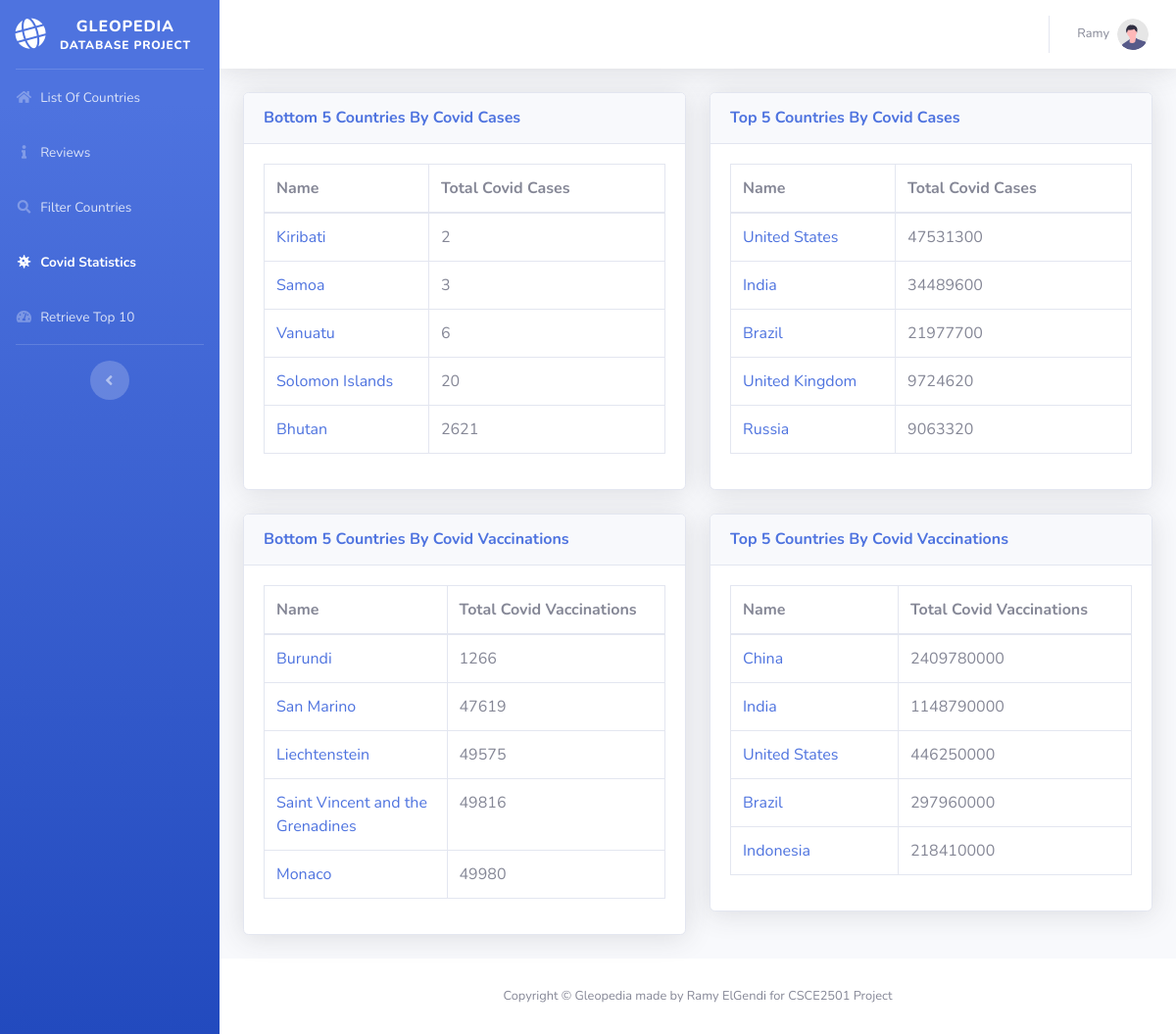
Page /Website/covid.php (signed in) on the committed database.
### tables this page shows
CREATE TABLE `Country` (
  `id` int NOT NULL,
  `Name` varchar(250) NOT NULL,
  `Population` float DEFAULT '0',
  `isDrivingSideRight` tinyint DEFAULT NULL,
  `CallingCode` varchar(6) DEFAULT NULL,
  `Timezone` varchar(250) DEFAULT NULL,
  `Continent` varchar(45) DEFAULT NULL,
  `Area` int DEFAULT NULL,
  `WaterPercentage` decimal(10,4) DEFAULT NULL,
  `Legislature` varchar(250) DEFAULT NULL,
  `HDI` decimal(19,4) DEFAULT NULL,
  `President_Monarch` int DEFAULT NULL,
  `PolCapital` int DEFAULT NULL,
  `GeoCapital` int DEFAULT NULL,
  `currency` varchar(45) DEFAULT NULL,
  `GDP_PPP` double DEFAULT NULL,
  `GDP_Nominal` double DEFAULT NULL,
  `Gini` decimal(19,4) DEFAULT NULL,
  `TotalCovidCases` float DEFAULT '0',
  `TotalCovidVaccinations` float DEFAULT '0'
);

### Website/covid.php (the view, shortened to what this page needs)
<?PHP
include_once "includes/config.php";
$sqltran1 = mysqli_query($link, "SELECT Co.id AS id, Co.Name AS CountryName,Co.TotalCovidCases, Co.TotalCovidVaccinations
FROM Country Co  WHERE Co.TotalCovidCases>1 ORDER BY Co.TotalCovidCases ASC LIMIT 5 ")or die(mysqli_error($link));
$sqltran2 = mysqli_query($link, "SELECT Co.id AS id, Co.Name AS CountryName,Co.TotalCovidCases, Co.TotalCovidVaccinations
FROM Country Co  WHERE Co.TotalCovidCases>1  ORDER BY Co.TotalCovidCases DESC LIMIT 5 ")or die(mysqli_error($link));
$sqltran3 = mysqli_query($link, "SELECT Co.id AS id, Co.Name AS CountryName,Co.TotalCovidCases, Co.TotalCovidVaccinations
FROM Country Co  WHERE Co.TotalCovidCases>1  ORDER BY Co.TotalCovidVaccinations ASC LIMIT 5 ")or die(mysqli_error($link));
$sqltran4 = mysqli_query($link, "SELECT Co.id AS id, Co.Name AS CountryName,Co.TotalCovidCases, Co.TotalCovidVaccinations
FROM Country Co  WHERE Co.TotalCovidCases>1  ORDER BY Co.TotalCovidVaccinations DESC LIMIT 5 ")or die(mysqli_error($link));
?>
<!DOCTYPE html>
<html lang="en">
<head>
    <link href="vendor/fontawesome-free/css/all.min.css" rel="stylesheet" type="text/css">
    <link href="css/sb-admin-2.min.css" rel="stylesheet">
    <link href="vendor/datatables/dataTables.bootstrap4.min.css" rel="stylesheet">
</head>
<body id="page-top">
    <div id="wrapper">
    <?php include_once "includes/sidemenu.php"?>
        <div id="content-wrapper" class="d-flex flex-column">
            <div id="content">
            <?php include_once "includes/topbar.php"?>
                <div class="container-fluid">
                    <div class="row">
                            <?php       if($sqltran1 != NULL){ ?>
                                <div class="col-xl-6 col-lg-6">
                            <div class="card shadow mb-4">
                                <div class="card-header py-3 d-flex flex-row align-items-center justify-content-between">
                                    <h6 class="m-0 font-weight-bold text-primary">Bottom 5 Countries By Covid Cases</h6>
                                </div>
                                <div class="card-body">
                                <div class="table-responsive">
                                    <table class="table table-bordered" id="" width="100%" cellspacing="0">
                                        <thead>
                                            <tr>
                                                <th style="width: 20%;">Name</th>
                                                <th style="width: 30%;">Total Covid Cases</th>
                                            </tr>
                                        </thead>
                                        <tbody>
                                        <?php
                                        while ($rowList = mysqli_fetch_array($sqltran1)) {
                                            $current_id = $rowList["id"];?>
                                            <tr>
                                            <td><a href="/Country.php?id=<?php echo $current_id ?>"><?php echo $rowList['CountryName'] ?></a></td>
                                                <td><?php echo $rowList['TotalCovidCases'] ?></td>
                                        <?php
                                    }
                                        ?>
                                        </tbody>
                                    </table>
                                    </div>
                                </div>
                            </div>
                                </div>
                            <?php } ?>
                            <?php       if($sqltran2 != NULL){ ?>
                                <div class="col-xl-6 col-lg-6">
                            <div class="card shadow mb-4">
                                <div class="card-header py-3 d-flex flex-row align-items-center justify-content-between">
                                    <h6 class="m-0 font-weight-bold text-primary">Top 5 Countries By Covid Cases</h6>
                                </div>
                                <div class="card-body">
                                <div class="table-responsive">
                                    <table class="table table-bordered" id="" width="100%" cellspacing="0">
                                        <thead>
                                            <tr>
                                                <th style="width: 20%;">Name</th>
                                                <th style="width: 30%;">Total Covid Cases</th>
                                            </tr>
                                        </thead>
                                        <tbody>
                                        <?php
                                        while ($rowList = mysqli_fetch_array($sqltran2)) {
                                            $current_id = $rowList["id"];?>
                                            <tr>
                                            <td><a href="/Country.php?id=<?php echo $current_id ?>"><?php echo $rowList['CountryName'] ?></a></td>
                                                <td><?php echo $rowList['TotalCovidCases'] ?></td>
                                        <?php
                                    }
                                        ?>
                                        </tbody>
                                    </table>
                                    </div>
                                </div>
                            </div>
                                </div>
                            <?php } ?>
                            <?php       if($sqltran3 != NULL){ ?>
                                <div class="col-xl-6 col-lg-6">
                            <div class="card shadow mb-4">
                                <div class="card-header py-3 d-flex flex-row align-items-center justify-content-between">
                                    <h6 class="m-0 font-weight-bold text-primary">Bottom 5 Countries By Covid Vaccinations</h6>
                                </div>
                                <div class="card-body">
                                <div class="table-responsive">
                                    <table class="table table-bordered" id="" width="100%" cellspacing="0">
                                        <thead>
                                            <tr>
                                                <th style="width: 20%;">Name</th>
                                                <th style="width: 30%;">Total Covid Vaccinations</th>
                                            </tr>
                                        </thead>
                                        <tbody>
                                        <?php
                                        while ($rowList = mysqli_fetch_array($sqltran3)) {
                                            $current_id = $rowList["id"];?>
                                            <tr>
                                            <td><a href="/Country.php?id=<?php echo $current_id ?>"><?php echo $rowList['CountryName'] ?></a></td>
                                                <td><?php echo $rowList['TotalCovidVaccinations'] ?></td>
                                        <?php
                                    }
                                        ?>
                                        </tbody>
                                    </table>
                                    </div>
                                </div>
                            </div>
                                </div>
                            <?php } ?>
                            <?php       if($sqltran1 != NULL){ ?>
                                <div class="col-xl-6 col-lg-6">
                            <div class="card shadow mb-4">
                                <div class="card-header py-3 d-flex flex-row align-items-center justify-content-between">
                                    <h6 class="m-0 font-weight-bold text-primary">Top 5 Countries By Covid Vaccinations</h6>
                                </div>
                                <div class="card-body">
                                <div class="table-responsive">
                                    <table class="table table-bordered" id="" width="100%" cellspacing="0">
                                        <thead>
                                            <tr>
                                                <th style="width: 20%;">Name</th>
                                                <th style="width: 30%;">Total Covid Vaccinations</th>
                                            </tr>
                                        </thead>
                                        <tbody>
                                        <?php
                                        while ($rowList = mysqli_fetch_array($sqltran4)) {
                                            $current_id = $rowList["id"];?>
                                            <tr>
                                            <td><a href="/Country.php?id=<?php echo $current_id ?>"><?php echo $rowList['CountryName'] ?></a></td>
                                                <td><?php echo $rowList['TotalCovidVaccinations'] ?></td>
                                        <?php
                                    }
                                        ?>
                                        </tbody>
                                    </table>
                                    </div>
                                </div>
                            </div>
                                </div>
                            <?php } ?>
                    </div>
                </div>
            </div>
            <?php include_once "includes/footer.php" ?>
        </div>
    </div>
</body>
</html>

### Website/includes/sidemenu.php
<ul class="navbar-nav bg-gradient-primary sidebar sidebar-dark accordion" id="accordionSidebar">
    <a class="sidebar-brand d-flex align-items-center justify-content-center" href="index.php">
        <div class="sidebar-brand-icon rotate-n-15">
            <i class="fas fa-globe"></i>
        </div>
        <div class="sidebar-brand-text mx-2 mt-2">Gleopedia  <sup>Database Project</sup></div>
    </a>
    <hr class="sidebar-divider my-0">
    <?php  $current = basename($_SERVER['PHP_SELF']);
    if($current=="index.php"){
        echo'<li class="nav-item active">';
    } else {
        echo'<li class="nav-item">';
    }  ?>
        <a class="nav-link" href="index.php">
            <i class="fas fa-fw fa-home"></i>
            <span>List Of Countries</span></a>
    </li>
    <?php  $current = basename($_SERVER['PHP_SELF']);
    if($current=="ReviewsList.php"){
        echo'<li class="nav-item active">';
    } else {
        echo'<li class="nav-item">';
    }  ?>
        <a class="nav-link" href="ReviewsList.php">
            <i class="fas fa-fw fa-info"></i>
            <span>Reviews</span></a>
    </li>
    <?php  $current = basename($_SERVER['PHP_SELF']);
    if($current=="filter.php"){
        echo'<li class="nav-item active">';
    } else {
        echo'<li class="nav-item">';
    }  ?>
        <a class="nav-link" href="filter.php">
            <i class="fas fa-fw fa-search"></i>
            <span>Filter Countries</span></a>
    </li>
    <?php  $current = basename($_SERVER['PHP_SELF']);
    if($current=="covid.php"){
        echo'<li class="nav-item active">';
    } else {
        echo'<li class="nav-item">';
    }  ?>
        <a class="nav-link" href="covid.php">
            <i class="fas fa-fw fa-virus"></i>
            <span>Covid Statistics</span></a>
    </li>
    <?php  $current = basename($_SERVER['PHP_SELF']);
    if($current=="top.php"){
        echo'<li class="nav-item active">';
    } else {
        echo'<li class="nav-item">';
    }  ?>
        <a class="nav-link" href="top.php">
        <i class="fas fa-fw fa-tachometer-alt"></i>
            <span>Retrieve Top 10</span></a>
    </li>
    <hr class="sidebar-divider d-none d-md-block">
    <div class="text-center d-none d-md-inline">
        <button class="rounded-circle border-0" id="sidebarToggle"></button>
    </div>
</ul>

### Website/includes/topbar.php (shortened to what this page needs)
<nav class="navbar navbar-expand navbar-light bg-white topbar mb-4 static-top shadow">
<ul class="navbar-nav ml-auto">
    <li class="nav-item dropdown no-arrow">
        <a class="nav-link dropdown-toggle" href="#" id="userDropdown" role="button"
            data-toggle="dropdown" aria-haspopup="true" aria-expanded="false">
            <span class="mr-2 d-none d-lg-inline text-gray-600 small"><?php echo $_SESSION["username"];?> </span>
            <img class="img-profile rounded-circle"
                src="img/undraw_profile.svg">
        </a>
    </li>
</ul>
</nav>

### Website/includes/footer.php
<footer class="sticky-footer bg-white">
                <div class="container my-auto">
                    <div class="copyright text-center my-auto">
                        <span>Copyright &copy; Gleopedia made by Ramy ElGendi for CSCE2501 Project</span>
                    </div>
                </div>
            </footer>

### rows in the picture
country: Name "Kiribati", TotalCovidCases "2"
country: Name "Samoa", TotalCovidCases "3"
country: Name "Vanuatu", TotalCovidCases "6"
country: Name "Solomon Islands", TotalCovidCases "20"
country: Name "Bhutan", TotalCovidCases "2621"
country: Name "United States", TotalCovidCases "47531300", TotalCovidVaccinations "446250000"
country: Name "India", TotalCovidCases "34489600", TotalCovidVaccinations "1148790000"
country: Name "Brazil", TotalCovidCases "21977700", TotalCovidVaccinations "297960000"
country: Name "United Kingdom", TotalCovidCases "9724620"
country: Name "Russia", TotalCovidCases "9063320"
country: Name "Burundi", TotalCovidVaccinations "1266"
country: Name "San Marino", TotalCovidVaccinations "47619"
country: Name "Liechtenstein", TotalCovidVaccinations "49575"
country: Name "Saint Vincent and the Grenadines", TotalCovidVaccinations "49816"
country: Name "Monaco", TotalCovidVaccinations "49980"
country: Name "China", TotalCovidVaccinations "2409780000"
country: Name "Indonesia", TotalCovidVaccinations "218410000"

### other values in the picture
$_SESSION["username"] "Ramy"
